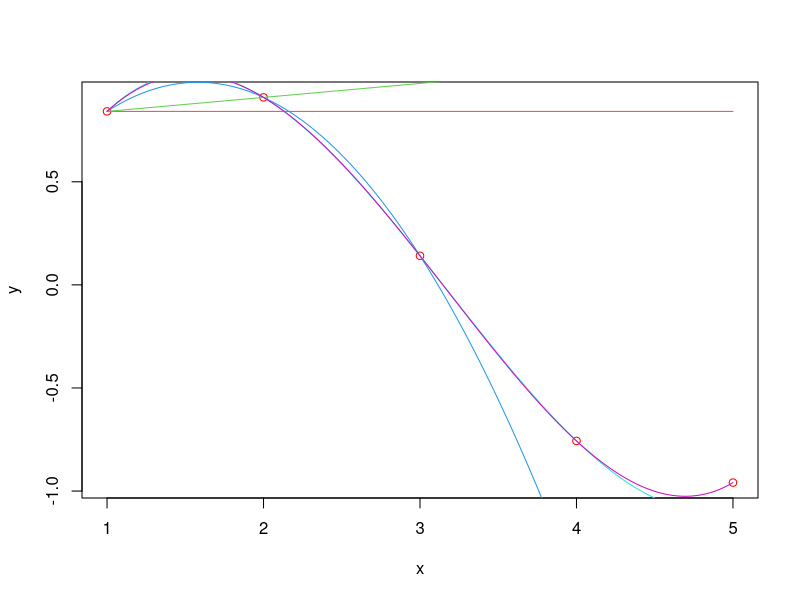
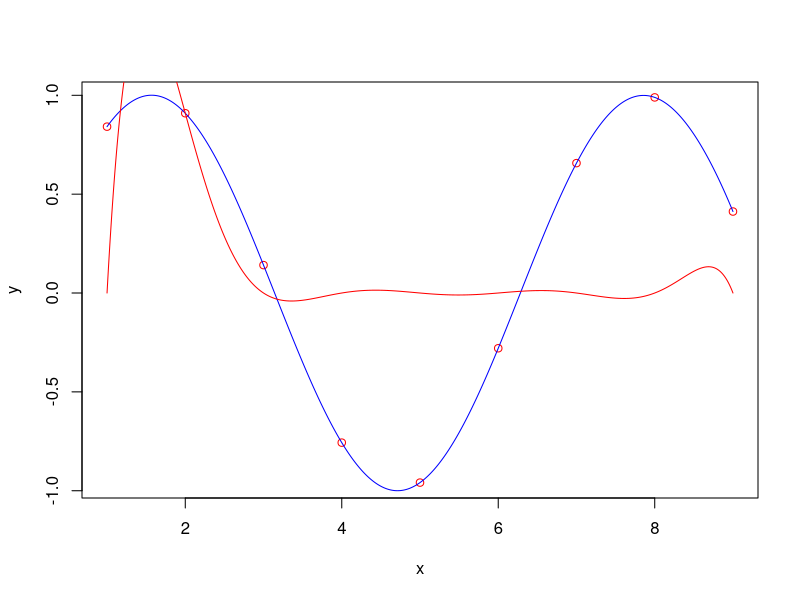

Here is the R script that generated these plots, in order:
AddNewtonCoef <- function(x, y, a){
  n <- length(x)
  scitani <- 0
  nasobeni <- 1
  for(i in 1:(n-1)){
    scitani <- scitani + a[i] * nasobeni
    nasobeni <- nasobeni * (x[n] - x[i])
  }
  return((y[n] - scitani) / nasobeni)
}

NewtonPolynomial <- function(z, a, x) {
  n <- length(a)
  res <- rep(a[n], length(z))  # Initialize result as a vector
  if(n > 1){
    for(i in (n-1):1) {
      res <- res * (z - x[i]) + a[i]
    }
  }
  return(res)
}


n <- 5
x <- 1:n
y <- sin(x)
plot(x, y, col='red')

a <- numeric(n)
a[1] <- y[1]
for(i in 2:n) {
  a[i] <- AddNewtonCoef(x[1:i], y[1:i], a)
}

z <- seq(x[1], x[n], 0.01)

for(i in 1:n) {
  lines(z, NewtonPolynomial(z, a[1:i], x[1:i]), col=i+1)
}







l <- function(xa, x, j) {
  res <- 1
  for(i in 1:length(x)) {
    if(i != j) {
      res <- res * ((xa - x[i]) / (x[j] - x[i]))
    }
  }
  return(res)
}


lagrange <- function(xa, x, y) {
  res <- 0
  for(i in 1:length(x)) {
    res <- res + y[i] * l(xa, x, i)
  }
  return(res)
}

# Sample data points
n <- 9
x <- 1:n
y <- sin(x)

# Set up plot
plot(x, y, col='red')

# Evaluate Lagrange polynomial on finer grid
z <- seq(x[1], x[n], 0.01)
lz <- sapply(z, function(z_val) lagrange(z_val, x, y))

# Plot the Lagrange polynomial
lines(z, lz, col='blue')

# Plot one of the Lagrange basis polynomials (for j = 2)
l_basis <- sapply(z, function(z_val) l(z_val, x, 2))
lines(z, y[2] * l_basis, col='red')

